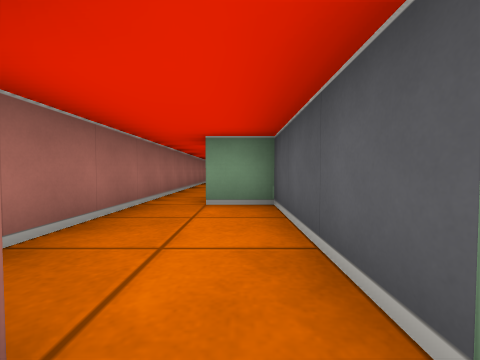
View 1 (above)

14 first-person views from a walk through a cub3D ray-caster map. The camera is about half as high as the walls, tilts 2° down and sees 90° across. The floor is counted in squares. Each view is taken from the middle of a square. On the plan, view 1 faces up. The plan holds only what a view shows up to about 9 squares ahead; the rest is blank.

View 2
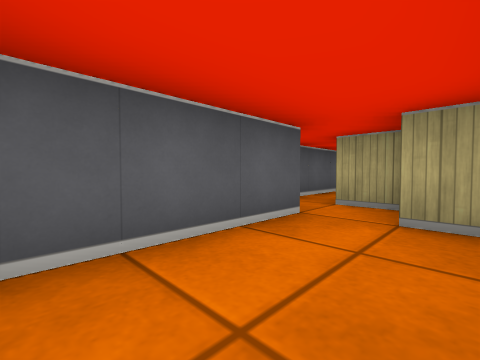

View 3
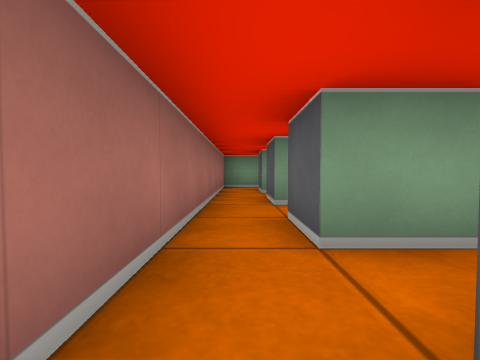

View 4
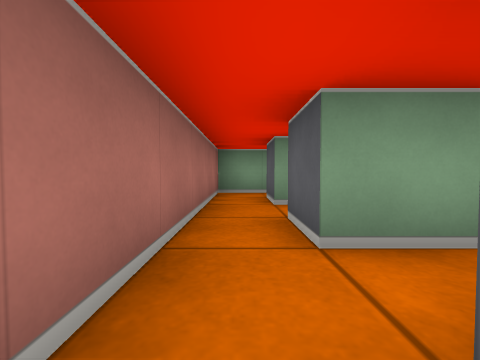

View 5
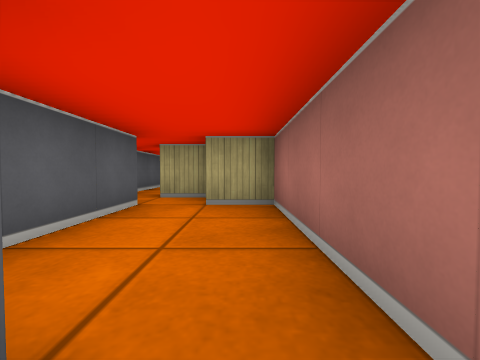

View 6
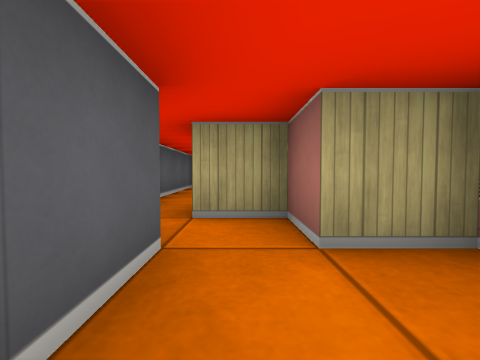

View 7
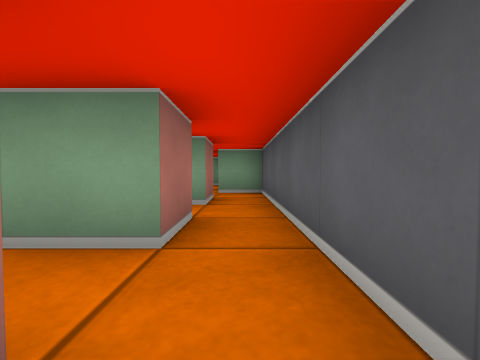

View 8
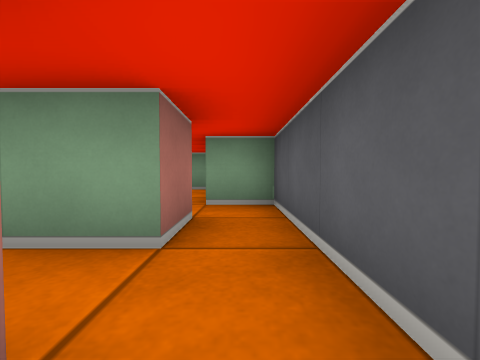

View 9
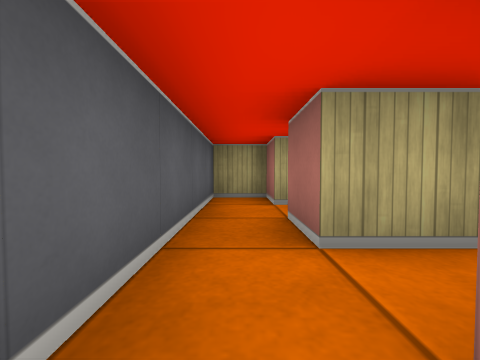

View 10
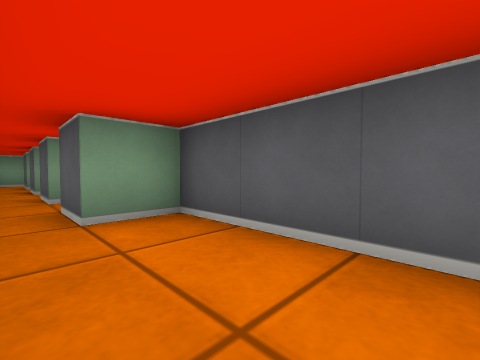

View 11
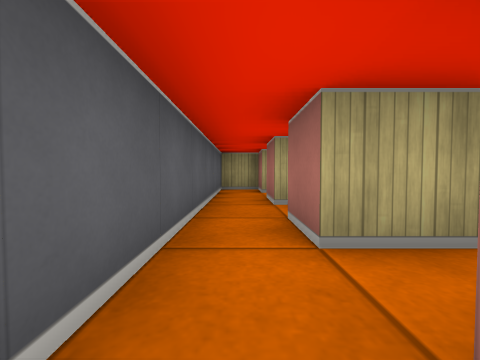

View 12
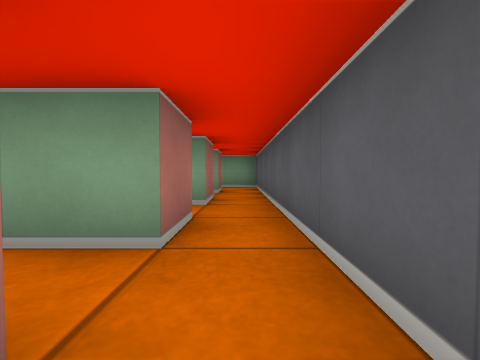

View 13
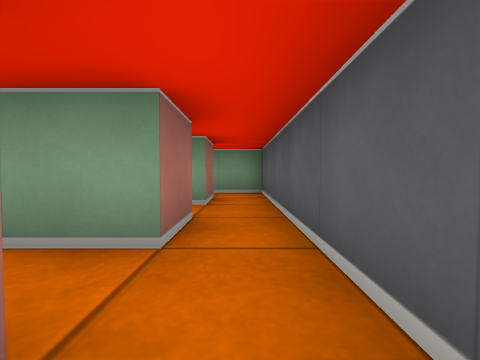

View 14
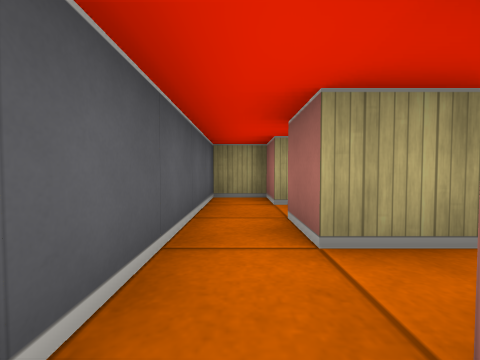

### Floor plan
Points are (right, up) in squares from view 1. A wall is a line through its corners. A room is listed if a view was taken in it or the views show most of it. See-through windows are left out.
Room 1 (views 1, 7, 8, 9)
walls: (0.5, -4.5) (0.5, -5.5) (1.5, -5.5) (1.5, 0.5) (0.5, 0.5); (-0.6, -2.5) (0.5, -2.5) (0.5, -3.5) (-0.5, -3.5); (-0.5, 0.5) (-0.5, -0.5) (0.5, -0.5) (0.5, -1.5) (-0.5, -1.5)
ways out: opening at (0, 0) to room 3
Room 2 (views 2, 3, 4, 5, 11, 12, 13, 14)
walls: (-0.5, 6.5) (0.5, 6.5) (0.5, 5.5) (-0.5, 5.5) (-0.5, 6.5); (-0.5, 7.5) (-0.5, 8.5) (0.5, 8.5) (0.5, 7.5) (-0.5, 7.5); (0.5, 4.5) (0.5, 3.5) (1.5, 3.5) (1.5, 11.5) (-1.5, 11.5) (-1.5, 2.5); (-0.5, 3.5) (-0.5, 4.5); (0.5, 10.5) (0.5, 9.5) (-0.5, 9.5) (-0.5, 10.5); (0.5, 2.5) (0.5, 3.5)
ways out: opening at (-1, 3) to room 3
Room 3 (views 6, 10)
walls: (-1.5, 2.5) (-1.5, 0.5) (-0.5, 0.5); (0.5, 0.5) (0.5, 2.5); (0.5, 3.5) (-0.5, 3.5)
ways out: opening at (0, 0) to room 1; opening at (-1, 3) to room 2

Where each view was taken, in squares from view 1:
view 1: 0 up, 0 right, facing up
view 2: 3 up, 1 left, facing down-right
view 3: 4 up, 1 left, facing up
view 4: 6 up, 1 left, facing up
view 5: 4 up, 1 left, facing down
view 6: 2 up, 0 right, facing down
view 7: 5 down, 1 right, facing up
view 8: 3 down, 1 right, facing up
view 9: 1 down, 1 right, facing down
view 10: 1 up, 1 left, facing up-right
view 11: 10 up, 1 right, facing down
view 12: 4 up, 1 right, facing up
view 13: 6 up, 1 right, facing up
view 14: 8 up, 1 right, facing down
